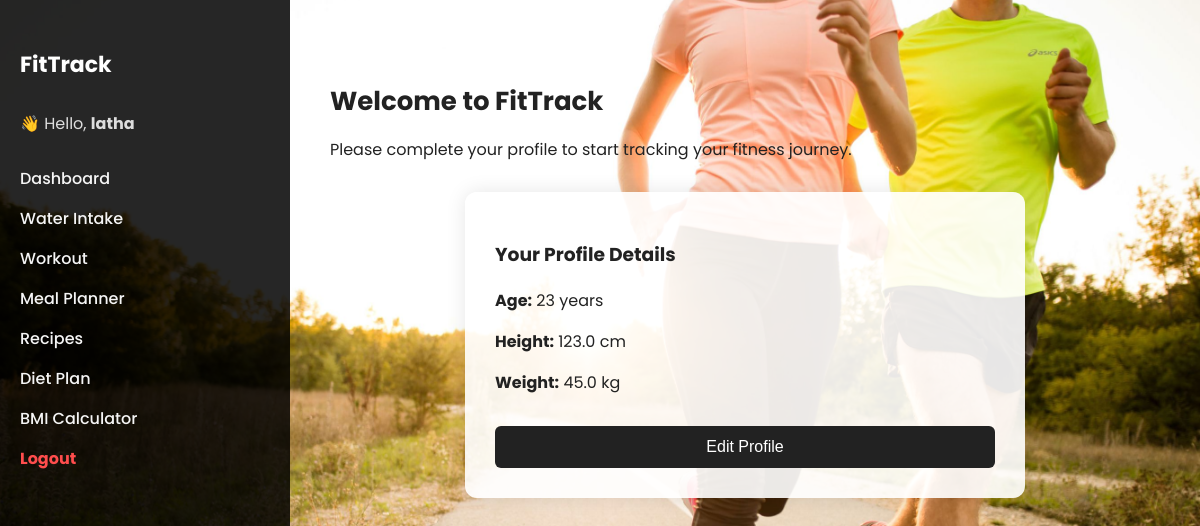
The page /dashboard/ (signed in) on the database its author committed.
### core/models.py (models this page shows, shortened)
class UserProfile(models.Model):
    user = models.OneToOneField(User, on_delete=models.CASCADE)
    age = models.IntegerField(default=0)
    height = models.FloatField(default=0.0)
    weight = models.FloatField(default=0.0)

### core/views.py (the view)
# urls.py: path('dashboard/', views.dashboard_view, name='dashboard'),
@login_required
def dashboard_view(request):
    profile, created = UserProfile.objects.get_or_create(user=request.user)
    edit_mode = request.GET.get('edit') == 'true'
    if request.method == 'POST':
        form = UserProfileForm(request.POST, instance=profile)
        if form.is_valid():
            form.save()
            return redirect('dashboard')
    else:
        form = UserProfileForm(instance=profile)
    show_form = not (profile.age and profile.height and profile.weight) or edit_mode
    context = {
        'form': form,
        'profile': profile,
        'show_form': show_form,
        'edit_mode': edit_mode
    }
    return render(request, 'dashboard.html', context)

### core/templates/dashboard.html (shortened to what this page needs)
{% load static %}
<!DOCTYPE html>
<html lang="en">
<head>
    <link rel="stylesheet" href="https://cdnjs.cloudflare.com/ajax/libs/aos/2.3.4/aos.css" />
</head>
<body>
<div class="container">
    <div class="sidebar" data-aos="fade-right">
        <h2>FitTrack</h2>
        <div style="margin-bottom: 30px;">
            <p style="font-size: 16px; color: #ddd;">👋 Hello, <strong>{{ request.user.username }}</strong></p>
        </div>
        <a href="#">Dashboard</a>
        <a href="{% url 'water' %}">Water Intake</a>
        <a href="{%url 'workout' %}">Workout</a>
        <a href="{%url 'meal_planner' %}">Meal Planner</a>
        <a href="#">Recipes</a>
        <a href="#">Diet Plan</a>
        <a href="{%url 'bmi' %}">BMI Calculator</a>
        <a href="{% url 'logout' %}" style="color: #ff4d4d; font-weight: bold;">Logout</a>
    </div>
    <div class="main-content" data-aos="fade-up">
        <h2>Welcome to FitTrack</h2>
        <p>Please complete your profile to start tracking your fitness journey.</p>
        {% if show_form %}
    <form class="profile-form" method="POST">
        {% csrf_token %}
        {{ form.as_p }}
        <button type="submit">Save Profile</button>
    </form>
{% else %}
    <div class="profile-form" style="margin-top: 30px;">
        <h3>Your Profile Details</h3>
        <p><strong>Age:</strong> {{ profile.age }} years</p>
        <p><strong>Height:</strong> {{ profile.height }} cm</p>
        <p><strong>Weight:</strong> {{ profile.weight }} kg</p>
        <a href="?edit=true">
            <button style="margin-top: 15px; background-color: #222;">Edit Profile</button>
        </a>
    </div>
{% endif %}
    </div>
</div>
</body>
</html>

### rows shown on the page
UserProfile: age "23", height "123.0", weight "45.0"

### other values the page prints
{{ request.user.username }} "latha"
